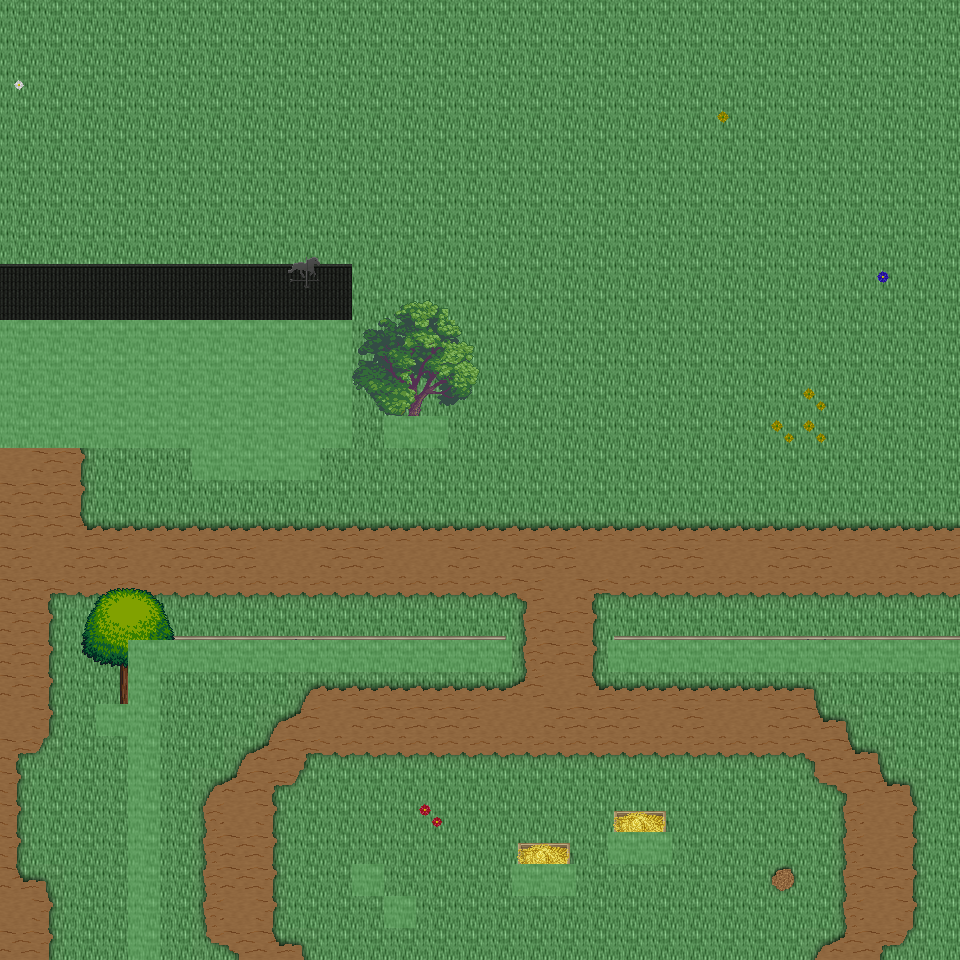

A level layout from a 2D game, rendered from its tile map. Below: a short description, then the map file with tile-grid data replaced by summaries:
An orthogonal 30x30 tile map with 32x32 px tiles, 6 tile layers (Ground, Object, Object2, Above, ...), 49 tilesets and 6 objects (6x mapExit).

<map version="1.0" orientation="orthogonal" renderorder="right-down" width="30" height="30" tilewidth="32" tileheight="32" nextobjectid="7">
  <tileset firstgid="1" name="tileset_ground_ground" tilewidth="32" tileheight="32" tilecount="33" columns="3">
    <image source="../drawable/tileset_ground_ground.png" width="96" height="352" />
  </tileset>
  <tileset firstgid="34" name="tileset_building_wall_old_wood" tilewidth="32" tileheight="32" tilecount="9" columns="3">
    <image source="../drawable/tileset_building_wall_old_wood.png" width="96" height="96" />
  </tileset>
  <tileset firstgid="43" name="tileset_building_fence_fence_wooden" tilewidth="32" tileheight="32" tilecount="12" columns="3">
    <image source="../drawable/tileset_building_fence_fence_wooden.png" width="96" height="128" />
  </tileset>
  <tileset firstgid="55" name="tileset_building_fence_fence_chunky" tilewidth="32" tileheight="32" tilecount="21" columns="3">
    <image source="../drawable/tileset_building_fence_fence_chunky.png" width="96" height="224" />
  </tileset>
  <tileset firstgid="76" name="tileset_plant_stump_stump_brown" tilewidth="32" tileheight="32" tilecount="4" columns="2">
    <image source="../drawable/tileset_plant_stump_stump_brown.png" width="64" height="64" />
  </tileset>
  <tileset firstgid="80" name="tileset_ground_earth_edges" tilewidth="32" tileheight="32" tilecount="18" columns="6">
    <image source="../drawable/tileset_ground_earth_edges.png" width="192" height="96" />
  </tileset>
  <tileset firstgid="98" name="tileset_ground_grass_corners" tilewidth="32" tileheight="32" tilecount="24" columns="6">
    <image source="../drawable/tileset_ground_grass_corners.png" width="192" height="128" />
  </tileset>
  <tileset firstgid="122" name="tileset_ground_grass_edges" tilewidth="32" tileheight="32" tilecount="36" columns="12">
    <image source="../drawable/tileset_ground_grass_edges.png" width="384" height="96" />
  </tileset>
  <tileset firstgid="158" name="tileset_plant_tree_apple_tree" tilewidth="32" tileheight="32" tilecount="9" columns="3">
    <image source="../drawable/tileset_plant_tree_apple_tree.png" width="96" height="96" />
  </tileset>
  <tileset firstgid="167" name="tileset_plant_tree_chestnut_tree" tilewidth="32" tileheight="32" tilecount="20" columns="4">
    <image source="../drawable/tileset_plant_tree_chestnut_tree.png" width="128" height="160" />
  </tileset>
  <tileset firstgid="187" name="tileset_plant_tree_crack_willow" tilewidth="32" tileheight="32" tilecount="20" columns="4">
    <image source="../drawable/tileset_plant_tree_crack_willow.png" width="128" height="160" />
  </tileset>
  <tileset firstgid="207" name="tileset_furniture_chair_bench_iron" tilewidth="32" tileheight="32" tilecount="4" columns="2">
    <image source="../drawable/tileset_furniture_chair_bench_iron.png" width="64" height="64" />
  </tileset>
  <tileset firstgid="211" name="tileset_furniture_chair_bench_iron_reverse" tilewidth="32" tileheight="32" tilecount="4" columns="2">
    <image source="../drawable/tileset_furniture_chair_bench_iron_reverse.png" width="64" height="64" />
  </tileset>
  <tileset firstgid="215" name="tileset_object_hay_cart" tilewidth="32" tileheight="32" tilecount="1" columns="1">
    <image source="../drawable/tileset_object_hay_cart.png" width="32" height="32" />
  </tileset>
  <tileset firstgid="216" name="tileset_building_wall_walls_siding" tilewidth="32" tileheight="32" tilecount="16" columns="4">
    <image source="../drawable/tileset_building_wall_walls_siding.png" width="128" height="128" />
  </tileset>
  <tileset firstgid="232" name="tileset_building_roof_brown" tilewidth="32" tileheight="32" tilecount="20" columns="5">
    <image source="../drawable/tileset_building_roof_brown.png" width="160" height="128" />
  </tileset>
  <tileset firstgid="252" name="tileset_building_door_door" tilewidth="32" tileheight="32" tilecount="6" columns="3">
    <image source="../drawable/tileset_building_door_door.png" width="96" height="64" />
  </tileset>
  <tileset firstgid="258" name="tileset_item_tools" tilewidth="32" tileheight="32" tilecount="9" columns="3">
    <image source="../drawable/tileset_item_tools.png" width="96" height="96" />
  </tileset>
  <tileset firstgid="267" name="tileset_ground_cobbled_paving" tilewidth="32" tileheight="32" tilecount="1" columns="1">
    <image source="../drawable/tileset_ground_cobbled_paving.png" width="32" height="32" />
  </tileset>
  <tileset firstgid="268" name="tileset_item_bazaar_produce" tilewidth="32" tileheight="32" tilecount="4" columns="2">
    <image source="../drawable/tileset_item_bazaar_produce.png" width="64" height="64" />
  </tileset>
  <tileset firstgid="272" name="tileset_item_sacks" tilewidth="32" tileheight="32" tilecount="2" columns="2">
    <image source="../drawable/tileset_item_sacks.png" width="64" height="32" />
  </tileset>
  <tileset firstgid="274" name="tileset_building_barnyard" tilewidth="32" tileheight="32" tilecount="200" columns="8">
    <image source="../drawable/tileset_building_barnyard.png" width="256" height="800" />
  </tileset>
  <tileset firstgid="474" name="tileset_plant_flower_planted_containers" tilewidth="32" tileheight="32" tilecount="16" columns="4">
    <image source="../drawable/tileset_plant_flower_planted_containers.png" width="128" height="128" />
  </tileset>
  <tileset firstgid="490" name="tileset_furniture_chair_wooden_rustic" tilewidth="32" tileheight="32" tilecount="8" columns="4">
    <image source="../drawable/tileset_furniture_chair_wooden_rustic.png" width="128" height="64" />
  </tileset>
  <tileset firstgid="498" name="tileset_furniture_table_brick_base" tilewidth="32" tileheight="32" tilecount="3" columns="3">
    <image source="../drawable/tileset_furniture_table_brick_base.png" width="96" height="32" />
  </tileset>
  <tileset firstgid="501" name="tileset_building_stairs_wooden_stairs" tilewidth="32" tileheight="32" tilecount="9" columns="3">
    <image source="../drawable/tileset_building_stairs_wooden_stairs.png" width="96" height="96" />
  </tileset>
  <tileset firstgid="510" name="tileset_plant_tree_maple_tree" tilewidth="32" tileheight="32" tilecount="72" columns="8">
    <image source="../drawable/tileset_plant_tree_maple_tree.png" width="256" height="288" />
  </tileset>
  <tileset firstgid="582" name="tileset_building_decoration_chimney_big" tilewidth="32" tileheight="32" tilecount="2" columns="1">
    <image source="../drawable/tileset_building_decoration_chimney_big.png" width="32" height="64" />
  </tileset>
  <tileset firstgid="584" name="tileset_logic_item_corn" tilewidth="32" tileheight="32" tilecount="5" columns="5">
    <image source="../drawable/tileset_logic_item_corn.png" width="160" height="32" />
  </tileset>
  <tileset firstgid="589" name="tileset_logic_collision" tilewidth="32" tileheight="32" tilecount="1" columns="1">
    <image source="../drawable/tileset_logic_collision.png" width="32" height="32" />
  </tileset>
  <tileset firstgid="590" name="tileset_plant_bush_bushes" tilewidth="32" tileheight="32" tilecount="10" columns="5">
    <image source="../drawable/tileset_plant_bush_bushes.png" width="160" height="64" />
  </tileset>
  <tileset firstgid="600" name="tileset_logic_item_vegetable" tilewidth="32" tileheight="32" tilecount="13" columns="13">
    <image source="../drawable/tileset_logic_item_vegetable.png" width="256" height="64" />
  </tileset>
  <tileset firstgid="613" name="tileset_plant_flower_daisy_blue" tilewidth="32" tileheight="32" tilecount="8" columns="2">
    <image source="../drawable/tileset_plant_flower_daisy_blue.png" width="64" height="128" />
  </tileset>
  <tileset firstgid="621" name="tileset_plant_flower_daisy_red" tilewidth="32" tileheight="32" tilecount="8" columns="2">
    <image source="../drawable/tileset_plant_flower_daisy_red.png" width="64" height="128" />
  </tileset>
  <tileset firstgid="629" name="tileset_plant_flower_daisy_white" tilewidth="32" tileheight="32" tilecount="8" columns="2">
    <image source="../drawable/tileset_plant_flower_daisy_white.png" width="64" height="128" />
  </tileset>
  <tileset firstgid="637" name="tileset_plant_flower_daisy_yellow" tilewidth="32" tileheight="32" tilecount="8" columns="2">
    <image source="../drawable/tileset_plant_flower_daisy_yellow.png" width="64" height="128" />
  </tileset>
  <tileset firstgid="645" name="tileset_plant_tree_tree_darkgreen" tilewidth="32" tileheight="32" tilecount="88" columns="8">
    <image source="../drawable/tileset_plant_tree_tree_darkgreen.png" width="256" height="352" />
  </tileset>
  <tileset firstgid="733" name="tileset_logic_creature_animal" tilewidth="32" tileheight="32" tilecount="32" columns="8">
    <image source="../drawable/tileset_logic_creature_animal.png" width="256" height="128" />
  </tileset>
  <tileset firstgid="765" name="tileset_logic_creature_rodent" tilewidth="32" tileheight="32" tilecount="8" columns="8">
    <image source="../drawable/tileset_logic_creature_rodent.png" width="256" height="32" />
  </tileset>
  <tileset firstgid="773" name="tileset_logic_creature_farm_animal" tilewidth="32" tileheight="32" tilecount="12" columns="12">
    <image source="../drawable/tileset_logic_creature_farm_animal.png" width="256" height="64" />
  </tileset>
  <tileset firstgid="785" name="tileset_ground_green_paving" tilewidth="32" tileheight="32" tilecount="18" columns="3">
    <image source="../drawable/tileset_ground_green_paving.png" width="96" height="192" />
  </tileset>
  <tileset firstgid="803" name="tileset_logic_protection" tilewidth="32" tileheight="32" tilecount="2" columns="2">
    <image source="../drawable/tileset_logic_protection.png" width="64" height="32" />
  </tileset>
  <tileset firstgid="805" name="tileset_item_hen_nest" tilewidth="32" tileheight="32" tilecount="1" columns="1">
    <image source="../drawable/tileset_item_hen_nest.png" width="32" height="32" />
  </tileset>
  <tileset firstgid="806" name="tileset_logic_item_dairy" tilewidth="32" tileheight="32" tilecount="1" columns="1">
    <image source="../drawable/tileset_logic_item_dairy.png" width="32" height="32" />
  </tileset>
  <tileset firstgid="807" name="tileset_light_door_light_ew" tilewidth="32" tileheight="32" tilecount="18" columns="6">
    <image source="../drawable/tileset_light_door_light_ew.png" width="192" height="96" />
  </tileset>
  <tileset firstgid="825" name="tileset_light_door_light" tilewidth="32" tileheight="32" tilecount="12" columns="3">
    <image source="../drawable/tileset_light_door_light.png" width="96" height="128" />
  </tileset>
  <tileset firstgid="837" name="tileset_item_firewood" tilewidth="32" tileheight="32" tilecount="12" columns="3">
    <image source="../drawable/tileset_item_firewood.png" width="96" height="128" />
  </tileset>
  <tileset firstgid="849" name="tileset_furniture_sink_manger" tilewidth="32" tileheight="32" tilecount="18" columns="6">
    <image source="../drawable/tileset_furniture_sink_manger.png" width="192" height="96" />
  </tileset>
  <tileset firstgid="867" name="tileset_logic_creature_fowl" tilewidth="32" tileheight="32" tilecount="6" columns="6">
    <image source="../drawable/tileset_logic_creature_fowl.png" width="192" height="32" />
  </tileset>
  <layer name="Ground" width="30" height="30">
    <data>[900 cells, 900 non-empty, 2 distinct tile ids]</data>
  </layer>
  <layer name="Object" width="30" height="30">
    <data>[900 cells, 275 non-empty, 39 distinct tile ids]</data>
  </layer>
  <layer name="Object2" width="30" height="30">
    <data>[900 cells, 14 non-empty, 11 distinct tile ids]</data>
  </layer>
  <layer name="Above" width="30" height="30">
    <data>[900 cells, 88 non-empty, 41 distinct tile ids]</data>
  </layer>
  <layer name="Above2" width="30" height="30">
    <data>[900 cells, 2 non-empty, 2 distinct tile ids]</data>
  </layer>
  <layer name="Walkable" width="30" height="30">
    <data>[900 cells, 89 non-empty, 1 distinct tile ids]</data>
  </layer>
  <objectgroup name="MapEvents">
    <object id="1" name="south" type="mapExit" x="0" y="928" width="128" height="32">
      <properties>
        <property name="map" value="level_0_x155_y43" />
        <property name="x" value="0" />
        <property name="y" value="1" />
      </properties>
    </object>
    <object id="2" name="south2" type="mapExit" x="160" y="928" width="800" height="32">
      <properties>
        <property name="map" value="level_0_x155_y43" />
        <property name="x" value="5" />
        <property name="y" value="1" />
      </properties>
    </object>
    <object id="3" name="west" type="mapExit" x="0" y="0" width="32" height="320">
      <properties>
        <property name="map" value="level_0_x154_y42" />
        <property name="x" value="28" />
        <property name="y" value="0" />
      </properties>
    </object>
    <object id="4" name="west2" type="mapExit" x="0" y="448" width="32" height="512">
      <properties>
        <property name="map" value="level_0_x154_y42" />
        <property name="x" value="28" />
        <property name="y" value="14" />
      </properties>
    </object>
    <object id="5" name="east" type="mapExit" x="928" y="0" width="32" height="640">
      <properties>
        <property name="map" value="level_0_x156_y42" />
        <property name="x" value="1" />
        <property name="y" value="0" />
      </properties>
    </object>
    <object id="6" name="east2" type="mapExit" x="928" y="672" width="32" height="288">
      <properties>
        <property name="map" value="level_0_x156_y42" />
        <property name="x" value="1" />
        <property name="y" value="21" />
      </properties>
    </object>
  </objectgroup>
</map>
